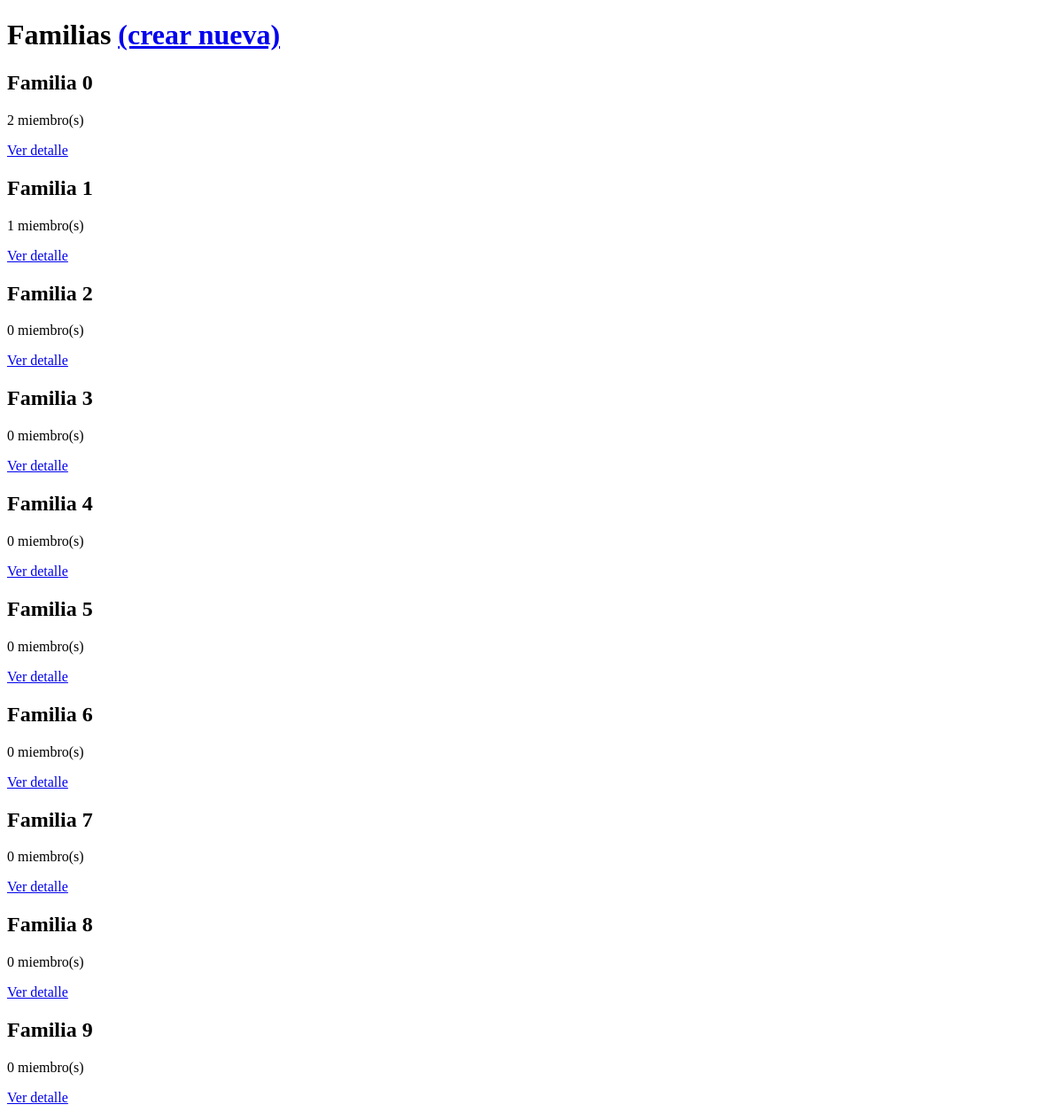
Page /families/ on the earlier database version.
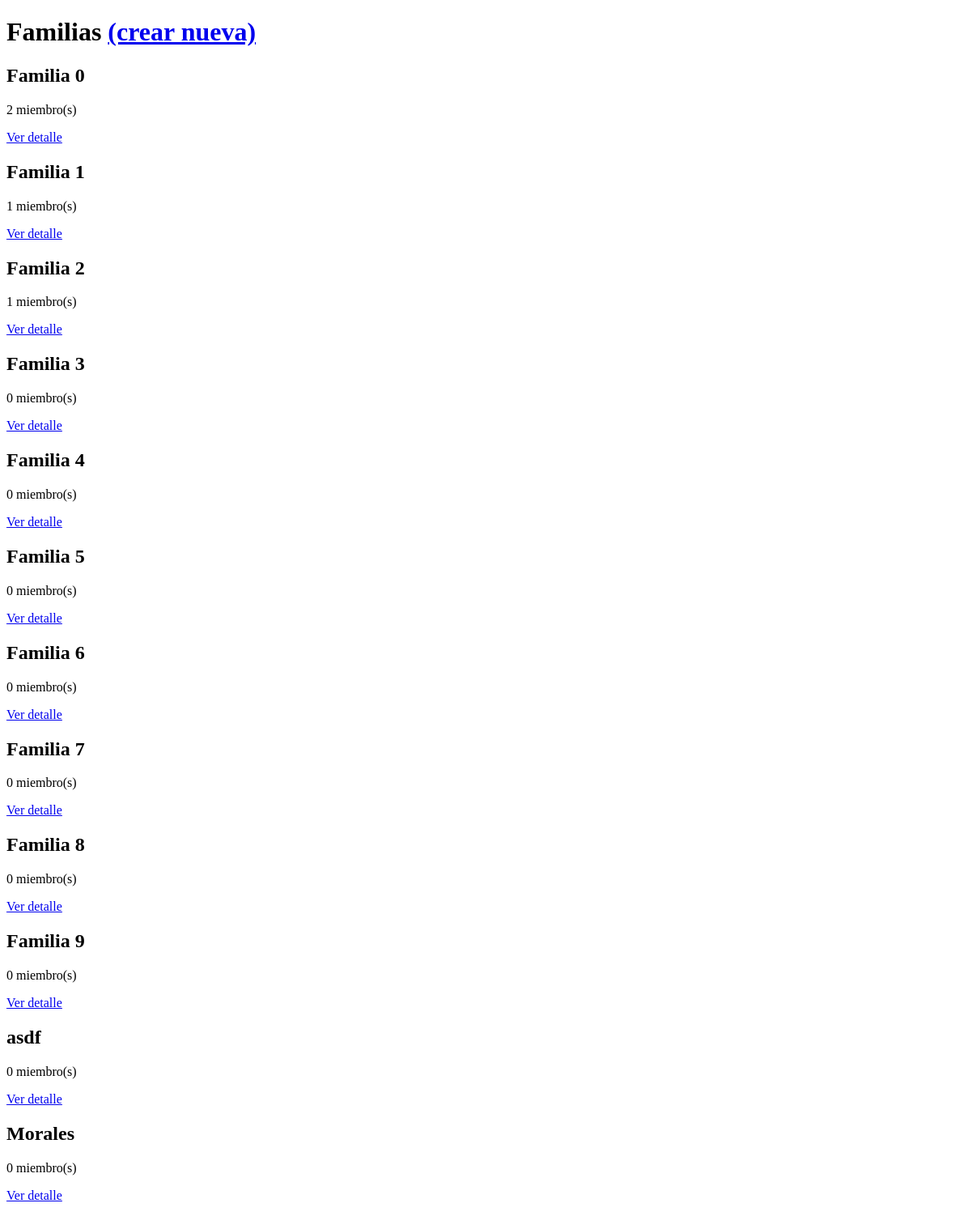
Same page on the later database version.
### families/models.py (models this page shows, shortened)
class Familia(models.Model):
    nombre = models.CharField(
        max_length=250,
        null=False,
        blank=True)
    pais = models.ForeignKey(
        Pais,
        on_delete=models.CASCADE,
        null=True)

### families/views.py (the view)
def index(request):
    families = Familia.objects.all()
    return render(
        request,
        'families/index.html',
        {
            'families': families
        }
    )

### families/templates/families/index.html (shortened to what this page needs)
{% extends "families/base.html" %}
  {% block body %}
    <h1>Familias <a href="{% url 'families_new_family' %}">(crear nueva)</a></h1>
    {% for family in families %}
      <div class="family">
        <h2>{{ family.nombre }}</h2>
        <p>{{ family.persona_set.all.count }} miembro(s)</p>
        <p><a href="{% url 'families_family_detail' family.pk %}">Ver detalle</a></p>
      </div>
    {% endfor %}
  {% endblock %}

Differences in the rows shown:
computed for Familia "Familia 2": persona_set.all.count "0" → "1"
added Familia: nombre "asdf", persona_set.all.count "0"
added Familia: nombre "Morales", persona_set.all.count "0"
